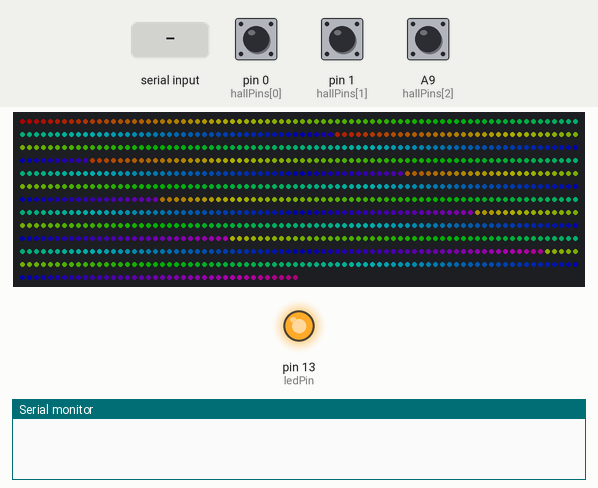
Bench run of a sketch on a simulated Teensy 3. Parts: 1000 RGB LEDs in strip order, left to right, continuing on the next row, output pins drawn as LEDs (lit = HIGH), the last lines printed to the serial monitor. The inputs (shaded band) are chosen by the test bench; at power-on: pin 0 (hallPins[0]) HIGH, pin 1 (hallPins[1]) HIGH, A9 (hallPins[2]) HIGH. Dim RGB values are drawn brighter than linear.

Above: at 0.21 s.
At 1.2 s:
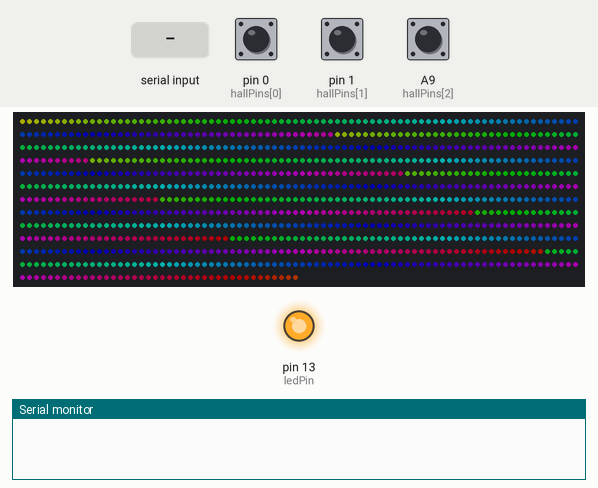
1.3 s: "?" received over Serial
At 1.72 s:
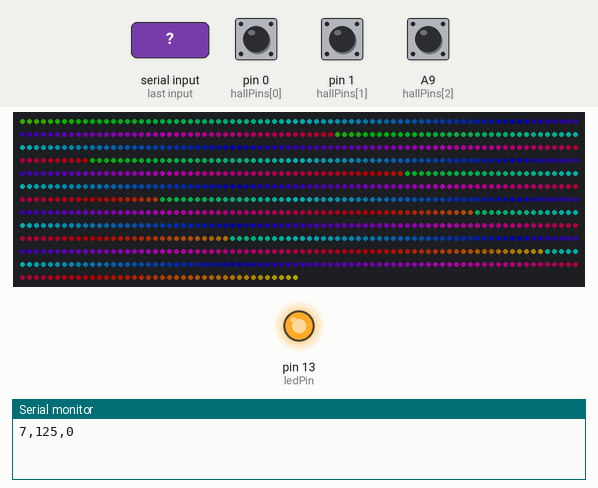
Timing chart, 0 to 4.3 s (numbered marks = the images above; inputs shaded):
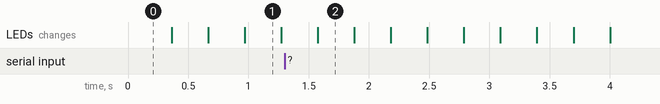

The sketch:

teensy_pixelPusher.ino
```cpp
#define TEENSY_ID      7

#include <OctoWS2811.h>

// 0-6 are the wave LEDs teensys
#if TEENSY_ID == 0
const int ledsPerStrip = 211;
#elif TEENSY_ID == 1
const int ledsPerStrip = 226;
#elif TEENSY_ID == 2
const int ledsPerStrip = 207;
#elif TEENSY_ID == 3
const int ledsPerStrip = 228;
#elif TEENSY_ID == 4
const int ledsPerStrip = 227;
#elif TEENSY_ID == 5
const int ledsPerStrip = 229;
#elif TEENSY_ID == 6
const int ledsPerStrip = 243;

// 10 is the faces teensy
#elif TEENSY_ID == 7
const int ledsPerStrip = 125;
#define HALL_AM 3
byte hallPins[HALL_AM] = {0, 1, 23};
boolean hallStates[HALL_AM] = {false, false, false};
elapsedMillis sinceSerialReceive = 0;
unsigned int stopSendDelay = 2000;
unsigned long lastRisingHall[HALL_AM] = {0, 0, 0};
unsigned int hallDelay = 500;
#endif

DMAMEM int displayMemory[ledsPerStrip * 6];
int drawingMemory[ledsPerStrip * 6];
const int config = WS2811_800kHz; // color config is on the PC side

OctoWS2811 leds(ledsPerStrip, displayMemory, drawingMemory, config);

boolean newData = false;

const int ledPin = 13;
boolean ledState = false;

int rainbowColors[180];

unsigned int screenSaverDelay = 5000;
elapsedMillis sinceNewFrame = screenSaverDelay;

void setup() {
#if TEENSY_ID == 7
  for (int i = 0; i < HALL_AM; i++) {
    pinMode(hallPins[i], INPUT_PULLUP);
  }
#endif
  pinMode(ledPin, OUTPUT);
  switchLed();
  Serial.setTimeout(50);

  for (int i = 0; i < 180; i++) {
    int hue = i * 2;
    int saturation = 100;
    int lightness = 10;
    // pre-compute the 180 rainbow colors
    rainbowColors[i] = makeColor(hue, saturation, lightness);
  }
  leds.begin();
}

void switchLed() {
  ledState = !ledState;
  digitalWrite(ledPin, ledState);
}

void loop() {
  if (sinceNewFrame > screenSaverDelay) {
    rainbow(10, 2500);
  }

#if TEENSY_ID == 7

  for (int i = 0; i < HALL_AM; i++) {
    boolean val = digitalRead(hallPins[i]);
    if(val==true) lastRisingHall[i] = millis();
    if (val != hallStates[i]) {
      if (val==true || (val == false && millis() > lastRisingHall[i] + hallDelay)) {
        hallStates[i] = val;
        if (sinceSerialReceive < stopSendDelay && millis()>stopSendDelay) sendHallState(i, val);
      }
    }
  }
#endif


  //
  // wait for a Start-Of-Message character:
  //
  //   '%' = Frame of image data, to be displayed when a frame sync
  //         character ('*') is received over serial.
  //
  //   '*' = Frame sync character, controls when new image data is
  //         sent to the leds.
  //
  //   '?' = Query LED and Video parameters.  Teensy 3.0 responds
  //         with a comma delimited list of information.
  //
  int startChar = Serial.read();
#if TEENSY_ID == 7
  if (startChar == '.') {
    sinceSerialReceive = 0;
  }
#endif
  if (startChar == '%') {
    // receive a frame - set boolean newData to true foshowing when
    // a frame sync arrives
    int count = Serial.readBytes((char *)drawingMemory, sizeof(drawingMemory));
    if (count == sizeof(drawingMemory)) {
      newData = true;
    }

  } else if (startChar == '*') {
    // recieve a frame sync - if there is new data, show it on the leds
    if (newData) {
      leds.show();
      switchLed();
      newData = false;
      sinceNewFrame = 0;
      Serial.print('.'); // confirm new frame
    }

  } else if (startChar == '?') {
    // when the video application asks, give it all our info
    // for easy and automatic configuration
    Serial.print(TEENSY_ID);
    Serial.write(',');
    Serial.print(ledsPerStrip);
    Serial.write(',');
    Serial.print(0);
    Serial.println();

  } else if (startChar >= 0) {
    // discard unknown characters
  }
}
```

rainbow.ino
```cpp
// phaseShift is the shift between each row.  phaseShift=0
// causes all rows to show the same colors moving together.
// phaseShift=180 causes each row to be the opposite colors
// as the previous.
//
// cycleTime is the number of milliseconds to shift through
// the entire 360 degrees of the color wheel:
// Red -> Orange -> Yellow -> Green -> Blue -> Violet -> Red
//

int color = 0;
elapsedMicros sinceLastRainbowFrame = 0;


void rainbow(int phaseShift, int cycleTime) {
  int wait = cycleTime * 1000 / ledsPerStrip;
  if (sinceLastRainbowFrame > wait) {
    sinceLastRainbowFrame = 0;
    for (int x = 0; x < ledsPerStrip; x++) {
      for (int y = 0; y < 8; y++) {
        int index = (color + x + y * phaseShift / 2) % 180;
        leds.setPixel(x + y * ledsPerStrip, rainbowColors[index]);
      }
    }
    leds.show();
    color++;
    if (color >= 180) color -= 180;
  }
}


// Convert HSL (Hue, Saturation, Lightness) to RGB (Red, Green, Blue)
//
//   hue:        0 to 359 - position on the color wheel, 0=red, 60=orange,
//                            120=yellow, 180=green, 240=blue, 300=violet
//
//   saturation: 0 to 100 - how bright or dull the color, 100=full, 0=gray
//
//   lightness:  0 to 100 - how light the color is, 100=white, 50=color, 0=black
//
int makeColor(unsigned int hue, unsigned int saturation, unsigned int lightness)
{
  unsigned int red, green, blue;
  unsigned int var1, var2;

  if (hue > 359) hue = hue % 360;
  if (saturation > 100) saturation = 100;
  if (lightness > 100) lightness = 100;

  // algorithm from: http://www.easyrgb.com/index.php?X=MATH&H=19#text19
  if (saturation == 0) {
    red = green = blue = lightness * 255 / 100;
  } else {
    if (lightness < 50) {
      var2 = lightness * (100 + saturation);
    } else {
      var2 = ((lightness + saturation) * 100) - (saturation * lightness);
    }
    var1 = lightness * 200 - var2;
    red = h2rgb(var1, var2, (hue < 240) ? hue + 120 : hue - 240) * 255 / 600000;
    green = h2rgb(var1, var2, hue) * 255 / 600000;
    blue = h2rgb(var1, var2, (hue >= 120) ? hue - 120 : hue + 240) * 255 / 600000;
  }
  return (red << 16) | (green << 8) | blue;
}

unsigned int h2rgb(unsigned int v1, unsigned int v2, unsigned int hue)
{
  if (hue < 60) return v1 * 60 + (v2 - v1) * hue;
  if (hue < 180) return v2 * 60;
  if (hue < 240) return v1 * 60 + (v2 - v1) * (240 - hue);
  return v1 * 60;
}

// alternate code:
// http://forum.pjrc.com/threads/16469-looking-for-ideas-on-generating-RGB-colors-from-accelerometer-gyroscope?p=37170&viewfull=1#post37170
```

hallSensors.ino
```cpp
#if TEENSY_ID == 7

void sendHallState(byte hallID, boolean rising) {   // send 0-2 for falling edges, 3-5 for rising edges
  if (rising) hallID += HALL_AM;
  Serial.print(hallID);
}

#endif
```
